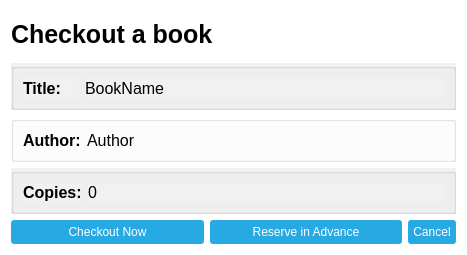
<?xml version="1.0" encoding="UTF-8"?>
<ui version="4.0">
 <class>CheckOutScreen</class>
 <widget class="QDialog" name="CheckOutScreen">
  <property name="geometry">
   <rect>
    <x>0</x>
    <y>0</y>
    <width>467</width>
    <height>255</height>
   </rect>
  </property>
  <property name="windowTitle">
   <string>Yoobee Library System | Check Out</string>
  </property>
  <property name="windowIcon">
   <iconset>
    <normalon>:/images/favicon.ico</normalon>
   </iconset>
  </property>
  <property name="autoFillBackground">
   <bool>false</bool>
  </property>
  <property name="styleSheet">
   <string notr="true">QDialog {
background-color: white;
}

book_name_label {
background-color: green;
}

QPushButton {
color: white;
background-color: #27a9e3;
border-radius: 3px;
padding: 5px;
}

QPushButton::pressed {
background-color: rgb(216, 150, 90);
}

QPushButton::hover {
background-color: #59c7f7;
}

QPushButton::disabled {
color: #ebebeb;
background-color: #1c7ba6;
}</string>
  </property>
  <layout class="QVBoxLayout" name="verticalLayout">
   <item>
    <layout class="QVBoxLayout" name="verticalLayout_2">
     <item>
      <widget class="QLabel" name="label">
       <property name="font">
        <font>
         <pointsize>19</pointsize>
         <weight>75</weight>
         <italic>false</italic>
         <bold>true</bold>
        </font>
       </property>
       <property name="styleSheet">
        <string notr="true">font: bold;</string>
       </property>
       <property name="text">
        <string>Checkout a book</string>
       </property>
      </widget>
     </item>
     <item>
      <layout class="QHBoxLayout" name="titleLayout">
       <property name="spacing">
        <number>6</number>
       </property>
       <property name="sizeConstraint">
        <enum>QLayout::SetDefaultConstraint</enum>
       </property>
       <property name="leftMargin">
        <number>0</number>
       </property>
       <item>
        <widget class="QGroupBox" name="groupBox">
         <property name="styleSheet">
          <string notr="true">background-color: rgb(241, 241, 241);</string>
         </property>
         <property name="title">
          <string/>
         </property>
         <layout class="QHBoxLayout" name="horizontalLayout">
          <item>
           <widget class="QLabel" name="book_name_label_2">
            <property name="sizePolicy">
             <sizepolicy hsizetype="Fixed" vsizetype="Preferred">
              <horstretch>0</horstretch>
              <verstretch>0</verstretch>
             </sizepolicy>
            </property>
            <property name="font">
             <font>
              <pointsize>12</pointsize>
              <weight>75</weight>
              <bold>true</bold>
             </font>
            </property>
            <property name="styleSheet">
             <string notr="true"/>
            </property>
            <property name="text">
             <string>Title:    </string>
            </property>
           </widget>
          </item>
          <item>
           <widget class="QLabel" name="book_name_label">
            <property name="sizePolicy">
             <sizepolicy hsizetype="Expanding" vsizetype="Preferred">
              <horstretch>0</horstretch>
              <verstretch>0</verstretch>
             </sizepolicy>
            </property>
            <property name="font">
             <font>
              <pointsize>12</pointsize>
             </font>
            </property>
            <property name="styleSheet">
             <string notr="true"/>
            </property>
            <property name="text">
             <string>BookName</string>
            </property>
           </widget>
          </item>
         </layout>
        </widget>
       </item>
      </layout>
     </item>
     <item>
      <layout class="QHBoxLayout" name="authorLayout">
       <item>
        <widget class="QGroupBox" name="groupBox_3">
         <property name="title">
          <string/>
         </property>
         <layout class="QHBoxLayout" name="horizontalLayout_6">
          <item>
           <widget class="QLabel" name="book_name_label_3">
            <property name="sizePolicy">
             <sizepolicy hsizetype="Fixed" vsizetype="Preferred">
              <horstretch>0</horstretch>
              <verstretch>0</verstretch>
             </sizepolicy>
            </property>
            <property name="font">
             <font>
              <pointsize>12</pointsize>
              <weight>75</weight>
              <bold>true</bold>
             </font>
            </property>
            <property name="text">
             <string>Author:</string>
            </property>
           </widget>
          </item>
          <item>
           <widget class="QLabel" name="book_author_label">
            <property name="sizePolicy">
             <sizepolicy hsizetype="Expanding" vsizetype="Preferred">
              <horstretch>0</horstretch>
              <verstretch>0</verstretch>
             </sizepolicy>
            </property>
            <property name="font">
             <font>
              <pointsize>12</pointsize>
             </font>
            </property>
            <property name="text">
             <string>Author</string>
            </property>
           </widget>
          </item>
         </layout>
        </widget>
       </item>
      </layout>
     </item>
     <item>
      <layout class="QHBoxLayout" name="copiesLayout">
       <item>
        <widget class="QGroupBox" name="groupBox_2">
         <property name="styleSheet">
          <string notr="true">background-color: rgb(241, 241, 241);</string>
         </property>
         <property name="title">
          <string/>
         </property>
         <layout class="QHBoxLayout" name="horizontalLayout_3">
          <item>
           <widget class="QLabel" name="label_4">
            <property name="sizePolicy">
             <sizepolicy hsizetype="Fixed" vsizetype="Preferred">
              <horstretch>0</horstretch>
              <verstretch>0</verstretch>
             </sizepolicy>
            </property>
            <property name="font">
             <font>
              <pointsize>12</pointsize>
              <weight>75</weight>
              <bold>true</bold>
             </font>
            </property>
            <property name="styleSheet">
             <string notr="true"/>
            </property>
            <property name="text">
             <string>Copies:</string>
            </property>
            <property name="textFormat">
             <enum>Qt::AutoText</enum>
            </property>
            <property name="scaledContents">
             <bool>false</bool>
            </property>
            <property name="alignment">
             <set>Qt::AlignLeading|Qt::AlignLeft|Qt::AlignVCenter</set>
            </property>
           </widget>
          </item>
          <item>
           <widget class="QLabel" name="book_copies_label">
            <property name="sizePolicy">
             <sizepolicy hsizetype="Expanding" vsizetype="Preferred">
              <horstretch>0</horstretch>
              <verstretch>0</verstretch>
             </sizepolicy>
            </property>
            <property name="font">
             <font>
              <pointsize>12</pointsize>
             </font>
            </property>
            <property name="styleSheet">
             <string notr="true"/>
            </property>
            <property name="text">
             <string>0</string>
            </property>
            <property name="textFormat">
             <enum>Qt::AutoText</enum>
            </property>
            <property name="scaledContents">
             <bool>false</bool>
            </property>
            <property name="alignment">
             <set>Qt::AlignLeading|Qt::AlignLeft|Qt::AlignVCenter</set>
            </property>
           </widget>
          </item>
         </layout>
        </widget>
       </item>
      </layout>
     </item>
     <item>
      <layout class="QHBoxLayout" name="buttonsLayout">
       <item>
        <widget class="QPushButton" name="checkoutNow">
         <property name="sizePolicy">
          <sizepolicy hsizetype="Minimum" vsizetype="Minimum">
           <horstretch>0</horstretch>
           <verstretch>0</verstretch>
          </sizepolicy>
         </property>
         <property name="styleSheet">
          <string notr="true"/>
         </property>
         <property name="text">
          <string>Checkout Now</string>
         </property>
        </widget>
       </item>
       <item>
        <widget class="QPushButton" name="reserve">
         <property name="sizePolicy">
          <sizepolicy hsizetype="Minimum" vsizetype="Minimum">
           <horstretch>0</horstretch>
           <verstretch>0</verstretch>
          </sizepolicy>
         </property>
         <property name="styleSheet">
          <string notr="true"/>
         </property>
         <property name="text">
          <string>Reserve in Advance</string>
         </property>
        </widget>
       </item>
       <item>
        <widget class="QPushButton" name="cancel">
         <property name="sizePolicy">
          <sizepolicy hsizetype="Fixed" vsizetype="Fixed">
           <horstretch>0</horstretch>
           <verstretch>0</verstretch>
          </sizepolicy>
         </property>
         <property name="styleSheet">
          <string notr="true"/>
         </property>
         <property name="text">
          <string>Cancel</string>
         </property>
        </widget>
       </item>
      </layout>
     </item>
    </layout>
   </item>
  </layout>
 </widget>
 <resources/>
 <connections/>
</ui>
